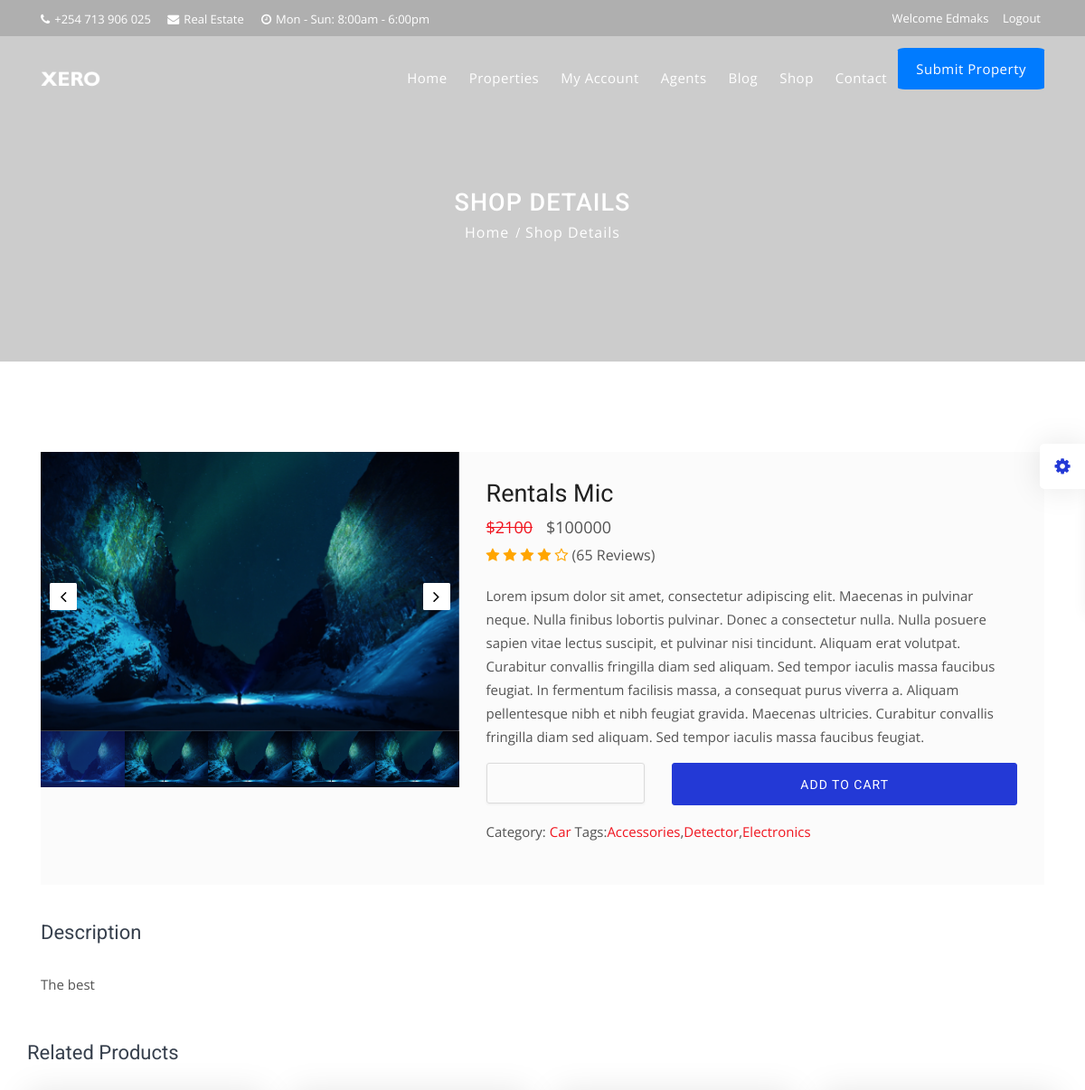
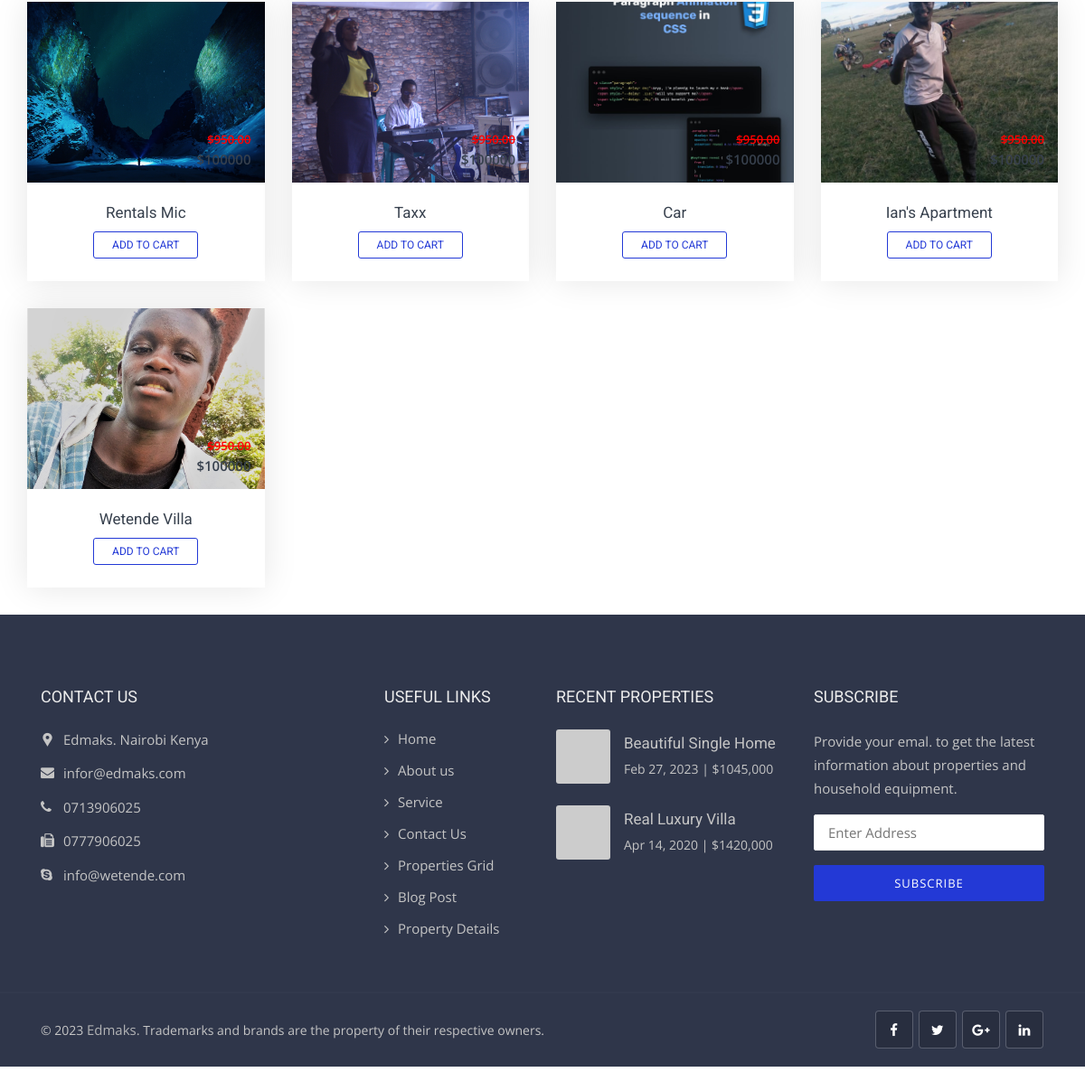
/shop_detail/1/ (signed in), run on the app's committed database (2 pictures, top to bottom).
### listings/models.py (models this page shows, shortened)
class Listing(models.Model):
  realtor = models.ForeignKey(Realtor, on_delete=models.DO_NOTHING, blank=True, null=True)
  user = models.ForeignKey(User, on_delete=models.DO_NOTHING, blank=True, null=True)
  title = models.CharField(max_length=200)
  address = models.CharField(max_length=200)
  city = models.CharField(max_length=100)
  county = models.CharField(max_length=100)
  postal_code = models.CharField(max_length=20)
  description = models.TextField(blank=True)
  p_type = models.CharField(max_length=100, choices=property_type, default='Office', blank=True, null=True)
  price = models.IntegerField()
  bedrooms = models.IntegerField()
  bathrooms = models.DecimalField(max_digits=2, decimal_places=1)
  garage = models.IntegerField(default=0)
  sqft = models.IntegerField()
  photo_main = models.ImageField(upload_to='photos/%Y/%m/%d/', blank=True)
  photo_1 = models.ImageField(upload_to='photos/%Y/%m/%d/', blank=True)
  photo_2 = models.ImageField(upload_to='photos/%Y/%m/%d/', blank=True)
  photo_3 = models.ImageField(upload_to='photos/%Y/%m/%d/', blank=True)
  photo_4 = models.ImageField(upload_to='photos/%Y/%m/%d/', blank=True)
  photo_5 = models.ImageField(upload_to='photos/%Y/%m/%d/', blank=True)
  photo_6 = models.ImageField(upload_to='photos/%Y/%m/%d/', blank=True)
  is_published = models.BooleanField(default=True)
  list_date = models.DateTimeField(default=datetime.now, blank=True)

### pages/views.py (the view)
# urls.py: path('shop_detail/<int:pk>/',views.shop_detail, name='shop_detail'),
@login_required
def shop_detail(request, pk):
    listing = Listing.objects.get(id=pk)
    listings = Listing.objects.all()
    context = {
        "listing":listing,
        "listings":listings,
        }
    return render(request, 'pages/shop-single.html', context)

### templates/pages/shop-single.html (shortened to what this page needs)
{% extends 'base.html' %}
{% block content %}
<div class="sub-banner">
    <div class="container">
        <div class="breadcrumb-area">
            <h1>Shop Details</h1>
            <ul class="breadcrumbs">
                <li><a href="index.html">Home</a></li>
                <li class="active">Shop Details</li>
            </ul>
        </div>
    </div>
</div>
<div class="car-details-page content-area shop-details shop-single content-area-2">
    <div class="container">
        <div class="col-lg-12">
            <div class="row shop-info">
                <div class="col-xl-5 col-lg-6 col-pad">
                    <div id="propertiesDetailsSlider" class="carousel properties-details-sliders slide">
                        <div class="carousel-inner">
                            <div class="active item carousel-item" data-slide-number="0">
                                <img src="{{ listing.photo_main.url }}" class="img-fluid" alt="shop-1">
                            </div>
                            <a class="carousel-control left" href="#propertiesDetailsSlider" data-slide="prev"><i class="fa fa-angle-left"></i></a>
                            <a class="carousel-control right" href="#propertiesDetailsSlider" data-slide="next"><i class="fa fa-angle-right"></i></a>
                        </div>
                        <ul class="carousel-indicators smail-properties list-inline nav nav-justified">
                            <li class="list-inline-item active">
                                <a id="carousel-selector-0" class="selected" data-slide-to="0" data-target="#propertiesDetailsSlider">
                                    <img src="{{ listing.photo_main.url }}" class="img-fluid" alt="shop-1">
                                </a>
                            </li>
                            <li class="list-inline-item">
                                <a id="carousel-selector-1" data-slide-to="1" data-target="#propertiesDetailsSlider">
                                    <img src="{{ listing.photo_main.url }}" class="img-fluid" alt="shop-2">
                                </a>
                            </li>
                            <li class="list-inline-item">
                                <a id="carousel-selector-2" data-slide-to="2" data-target="#propertiesDetailsSlider">
                                    <img src="{{ listing.photo_main.url }}" class="img-fluid" alt="shop-3">
                                </a>
                            </li>
                            <li class="list-inline-item">
                                <a id="carousel-selector-3" data-slide-to="3" data-target="#propertiesDetailsSlider">
                                    <img src="{{ listing.photo_main.url }}" class="img-fluid" alt="shop-4">
                                </a>
                            </li>
                            <li class="list-inline-item">
                                <a id="carousel-selector-4" data-slide-to="4" data-target="#propertiesDetailsSlider">
                                    <img src="{{ listing.photo_main.url }}" class="img-fluid" alt="shop-5">
                                </a>
                            </li>
                        </ul>
                    </div>
                </div>
                <div class="col-xl-7 col-lg-6 col-pad">
                    <div class="inner">
                        <h3>{{listing.title}}</h3>
                        <div class="price">
                            <del>$2100</del>${{listing.price}}
                        </div>
                        <div class="ratings">
                            <i class="fa fa-star"></i>
                            <i class="fa fa-star"></i>
                            <i class="fa fa-star"></i>
                            <i class="fa fa-star"></i>
                            <i class="fa fa-star-o"></i>
                            <span>(65 Reviews)</span>
                        </div>
                        <p>Lorem ipsum dolor sit amet, consectetur adipiscing elit. Maecenas in pulvinar neque. Nulla finibus lobortis pulvinar. Donec a consectetur nulla. Nulla posuere sapien vitae lectus suscipit, et pulvinar nisi tincidunt. Aliquam erat volutpat. Curabitur convallis fringilla diam sed aliquam. Sed tempor iaculis massa faucibus feugiat. In fermentum facilisis massa, a consequat purus viverra a. Aliquam pellentesque nibh et nibh feugiat gravida. Maecenas ultricies. Curabitur convallis fringilla diam sed aliquam. Sed tempor iaculis massa faucibus feugiat.</p>
                        <form>
                            <div class="row">
                                <div class="col-4 form-group">
                                    <input type="number" class="form-control" id="quantity" name="quantity" min="1" max="9">
                                </div>
                                <div class="col-8 form-group">
                                    <button class="btn btn-block btn-md btn-theme">Add to cart</button>
                                </div>
                            </div>
                        </form>
                        <P>Category: <a href="#">Car</a> Tags:<a href="#">Accessories</a>,<a href="#">Detector</a>,<a href="#">Electronics</a></P>
                    </div>
                </div>
            </div>
        </div>
        <div class="row">
            <div class="col-lg-8 col-md-12 col-xs-12">
                <div class="car-details-section">
                    <div class="car-description mb-50">
                        <div class="heading-2">
                            <h4>Description</h4>
                        </div>
                        <p>{{listing.description}}</p>
                    </div>
                </div>
            </div>
            <div class="col-lg-4 col-md-12">
        </div>
        <div class="row">
            <div class="col-lg-12">
                <div class="heading-2">
                    <h4>Related Products</h4>
                </div>
            </div>
            {% for related in listings %}
            <div class="col-lg-3 col-md-6 col-sm-6">
                <div class="shop-box">
                    <div class="shop-theme">
                        <img class="shop-theme" style="object-fit: cover;" width="100px" height="200px" src="{{ related.photo_main.url }}" alt="shop">
                        <div class="price-box">
                            <span class="del"><del>$950.00</del></span>
                            <br>
                            <span>${{related.price}}</span>
                        </div>
                    </div>
                    <div class="shop-details">
                        <h5><a href="{% url 'shop_detail' related.id %}">{{related.title}}</a></h5>
                        <a class="btn btn-border btn-sm" href="{% url 'cart'%}" role="button">Add to Cart</a>
                    </div>
                </div>
            </div>
            {% endfor %}
        </div>
    </div>
</div>
{% endblock %}

### templates/navbar.html (shortened to what this page needs)
{% load static %}
<header class="top-header th-bg" id="top-header-2">
    <div class="container">
        <div class="row">
            <div class="col-lg-9 col-md-9 col-sm-7">
                <div class="list-inline">
                    <a href="tel:1-7X0-555-8X22"><i class="fa fa-phone"></i>+254 713 906 025 </a>
                    <a href="mailto:cyprianwetende@gmail..com"><i class="fa fa-envelope"></i>Real Estate</a>
                    <a href="#" class="mr-0"><i class="fa fa-clock-o"></i>Mon - Sun: 8:00am - 6:00pm</a>
                </div>
            </div>
            {% if user.is_authenticated %}
            <div class="col-lg-3 col-md-3 col-sm-5">
                <ul class="top-social-media pull-right">
                    <li>
                        <a href="#">Welcome {{user.username}}</a>
                    </li>
                    <li>
                        <a href="{% url 'logout' %}"  class="sign-in"> Logout </a>
                    </li>
                </ul>
            </div>
            {% endif %}
        </div>
    </div>
</header>
<header class="main-header sticky-header" id="main-header-2">
    <div class="container">
        <div class="row">
            <div class="col-12">
                <nav class="navbar navbar-expand-lg navbar-light rounded">
                    <a class="navbar-brand logo" >
                        <img src="{% static 'img/logos/black-logo.png'%}" alt="">
                    </a>
                    <div class="collapse navbar-collapse" id="navbar">
                        <ul class="navbar-nav justify-content-end ml-auto">
                            <li class="nav-item dropdown">
                                <a class="nav-link" href="{% url 'index' %}" >
                                    Home
                                </a>
                            </li>
                        <li class="nav-item">
                            <a class="nav-link" href="{% url 'properties' %}" >
                                Properties
                            </a>
                            {% if user.is_authenticated %}
                            <li class="nav-item dropdown">
                                <a class="nav-link" href="#" id="navbarDropdownMenuLink7" data-toggle="dropdown" aria-haspopup="true" aria-expanded="false">
                                    My Account
                                </a>
                            </li>
                            {% endif %}
                            <li class="nav-item">
                                <a class="nav-link" href="{% url 'agents' %}" >
                                    Agents
                                </a>
                            </li>
                            <li class="nav-item">
                                <a class="nav-link" href="{% url 'blog' %}">
                                    Blog
                                </a>
                            </li>
                            <li class="nav-item">
                                <a class="nav-link" href="{% url 'shop' %}" >
                                    Shop
                                </a>
                            </li>
                            <li class="nav-item ">
                                <a class="nav-link" href="#" >
                                    Contact
                                </a>
                            </li>
                            <li class="nav-item mt-4">
                                <a style="border-radius: 5%;"  href="{% url 'submit' %}" class="submit-btn bg-primary">
                                    Submit Property
                                </a>
                            </li>
                        </ul>
                    </div>
                </nav>
            </div>
        </div>
    </div>
</header>

### static/css/map.css (style rules this page uses)
.btn-theme { color: #FFF !important; padding: 7px 20px; }

### static/css/skins/default.css (style rules this page uses)
.btn-theme { color: #FFF; background: #2339d6; border: solid 1px #2339d6; }
.main-header .navbar-expand-lg .navbar-nav .submit-btn { background: #2339d6; }
.btn-border { color: #2339d6; border: solid 1px #2339d6; }
.inner::before { background: #2339d6; }
.carousel-indicators .active { background-color: #2339d6; }

### data on the page
Listing: photo_main (picture), title "Rentals Mic", price "100000", description "The best"
Listing: photo_main (picture), price "100000", title "Taxx"
Listing: photo_main (picture), price "100000", title "Car"
Listing: photo_main (picture), price "100000", title "Ian's Apartment"
Listing: photo_main (picture), price "100000", title "Wetende Villa"

### other printed values
{{ user.username }} "Edmaks"
